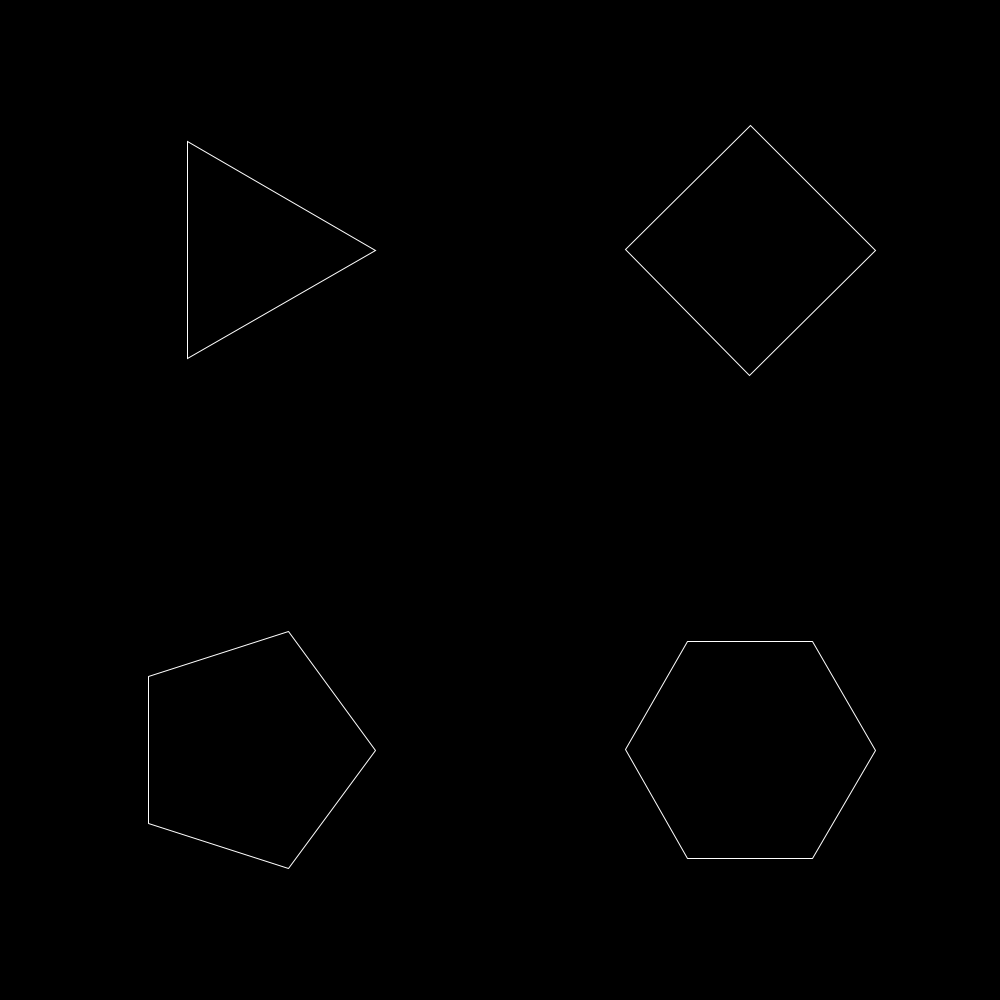
Frame 1 (no input)
Frame 60 (the mouse pressed at the canvas centre just before this capture): identical to frame 1, image omitted
Frame 120 (the mouse held since frame 60 and released just before this capture): identical to frame 1, image omitted

The Processing sketch that drew this single still picture (run headless with seeded random() and noise(); from frame 60 on, the mouse is pressed at the canvas centre):

// Processing sketch: cc_tut_oop_02
// ── cc_tut_oop_02.pde
Shape s1;
Shape s2;
Shape s3;
Shape s4;

void setup() {
  size(1000, 1000);
  s1 = new Shape(width*1/4, height*1/4, width/4, 3);
  s2 = new Shape(width*3/4, height*1/4, width/4, 4);
  s3 = new Shape(width*1/4, height*3/4, width/4, 5);
  s4 = new Shape(width*3/4, height*3/4, width/4, 6);
}

void draw() {
  background(0);
  
  s1.show();
  s2.show();
  s3.show();
  s4.show();
}

// ── Shape.pde
class Shape {
  float x;
  float y;
  float diameter;
  int segments;
  
  Shape(float x, float y, float diameter, int segments) {
    this.x = x;
    this.y = y;
    this.diameter = diameter;
    this.segments = segments;
  }
  
  void show() {
    pushMatrix();
    translate(x, y);
    stroke(255);
    noFill();
    beginShape();
    for (int n = 0; n < segments; n++) {
      float angle = TWO_PI / segments * n;
      float dx = cos(angle) * diameter/2;
      float dy = sin(angle) * diameter/2;
      vertex(dx, dy);
    }
    endShape(CLOSE);
    popMatrix();
  }
}
